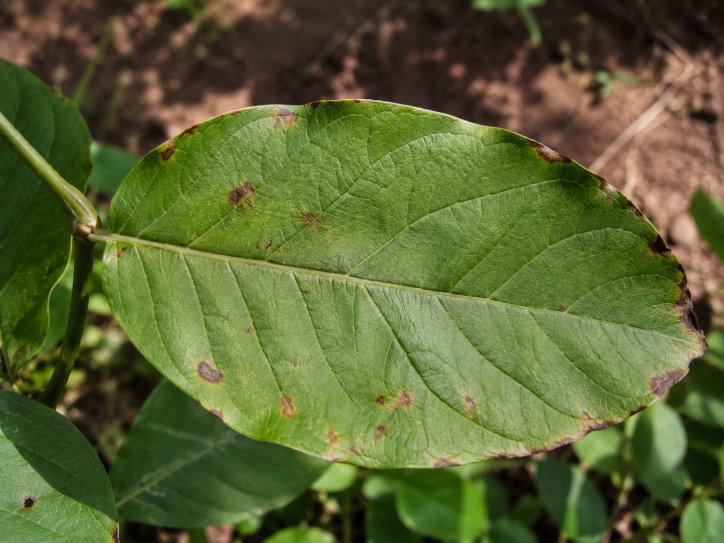
#> input picture sample_leaf.jpg.png, 1448 x 1086 px (shown at 1/2 size)
$ python image_classifier.py
#> lines starting #> are read from the running program, lines starting #| are printed output that depends on the picture; long printed decimals are rounded
import cv2
import numpy as np

image = cv2.imread("sample_leaf.jpg.png")
#> image is the input picture: shape (1086, 1448, 3); mean B, G, R 51.1, 101.4, 90.9
image = cv2.resize(image, (300, 300))
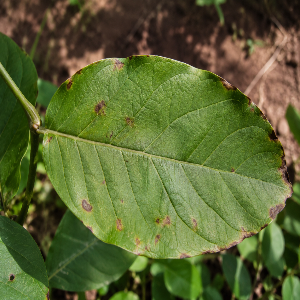
#> image: shape (300, 300, 3); mean B, G, R 51, 101.3, 90.7
green = np.mean(image[:, :, 1])
#> green = 101.3
print("Green Value:", green)
#| Green Value: 101.257

if green > 100:
    print("Healthy Plant")
else:
    print("Diseased Plant")
